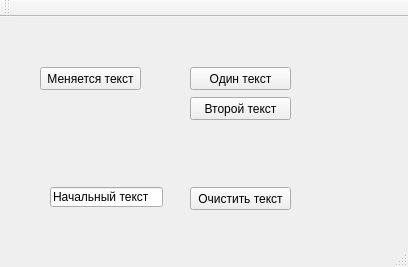
<?xml version="1.0" encoding="UTF-8"?>
<ui version="4.0">
 <class>MainWindow</class>
 <widget class="QMainWindow" name="MainWindow">
  <property name="geometry">
   <rect>
    <x>0</x>
    <y>0</y>
    <width>408</width>
    <height>267</height>
   </rect>
  </property>
  <property name="windowTitle">
   <string>MainWindow</string>
  </property>
  <widget class="QWidget" name="centralWidget">
   <widget class="QPushButton" name="pushButton">
    <property name="geometry">
     <rect>
      <x>190</x>
      <y>50</y>
      <width>101</width>
      <height>23</height>
     </rect>
    </property>
    <property name="text">
     <string>Один текст</string>
    </property>
   </widget>
   <widget class="QPushButton" name="pushButton_2">
    <property name="geometry">
     <rect>
      <x>190</x>
      <y>80</y>
      <width>101</width>
      <height>23</height>
     </rect>
    </property>
    <property name="text">
     <string>Второй текст</string>
    </property>
   </widget>
   <widget class="QPushButton" name="resultButton">
    <property name="geometry">
     <rect>
      <x>40</x>
      <y>50</y>
      <width>101</width>
      <height>23</height>
     </rect>
    </property>
    <property name="text">
     <string>Меняется текст</string>
    </property>
   </widget>
   <widget class="QLineEdit" name="lineEdit">
    <property name="geometry">
     <rect>
      <x>50</x>
      <y>170</y>
      <width>113</width>
      <height>20</height>
     </rect>
    </property>
    <property name="text">
     <string>Начальный текст</string>
    </property>
   </widget>
   <widget class="QPushButton" name="pushButton_3">
    <property name="geometry">
     <rect>
      <x>190</x>
      <y>170</y>
      <width>101</width>
      <height>23</height>
     </rect>
    </property>
    <property name="text">
     <string>Очистить текст</string>
    </property>
   </widget>
  </widget>
  <widget class="QMenuBar" name="menuBar">
   <property name="geometry">
    <rect>
     <x>0</x>
     <y>0</y>
     <width>408</width>
     <height>21</height>
    </rect>
   </property>
  </widget>
  <widget class="QToolBar" name="mainToolBar">
   <attribute name="toolBarArea">
    <enum>TopToolBarArea</enum>
   </attribute>
   <attribute name="toolBarBreak">
    <bool>false</bool>
   </attribute>
  </widget>
  <widget class="QStatusBar" name="statusBar"/>
 </widget>
 <layoutdefault spacing="6" margin="11"/>
 <resources/>
 <connections>
  <connection>
   <sender>pushButton_3</sender>
   <signal>clicked()</signal>
   <receiver>lineEdit</receiver>
   <slot>clear()</slot>
   <hints>
    <hint type="sourcelabel">
     <x>237</x>
     <y>217</y>
    </hint>
    <hint type="destinationlabel">
     <x>135</x>
     <y>211</y>
    </hint>
   </hints>
  </connection>
 </connections>
</ui>
